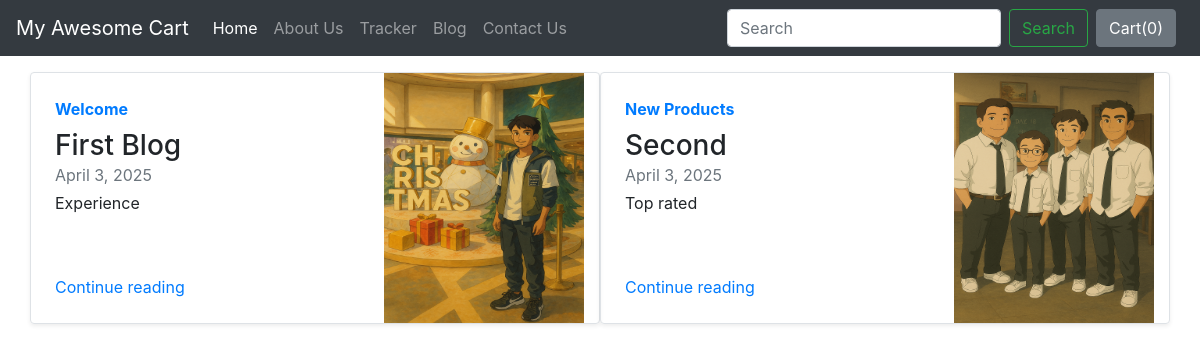
Screenshot of /blog/ with the database file from the repository.
### blog/models.py (models this page shows)
class Blogpost(models.Model):
    post_id = models.AutoField(primary_key=True)
    title = models.CharField(max_length=50)
    head0 = models.CharField(max_length=500, default="")
    chead0 = models.CharField(max_length=500, default="")
    head1 = models.CharField(max_length=500, default="")
    chead1 = models.CharField(max_length=500, default="")
    head2 = models.CharField(max_length=500, default="")
    chead2 = models.CharField(max_length=500, default="")
    pub_date = models.DateField()
    thumbnail = models.ImageField(upload_to='shop/images', default="")
    def __str__(self):
        return self.title

### blog/views.py (the view)
# urls.py: path("", views.index, name="blogHome"),
def index(request):
    myposts = Blogpost.objects.all()
    print(myposts)
    return render(request, 'blog/index.html', {'myposts': myposts})

### blog/templates/blog/index.html (shortened to what this page needs)
{% extends 'blog/basic.html' %}
{% block body %}
  <div class="container mt-3">
    <div class="row mb-2">
    {% for items in myposts %}
     <div class="col-md-6">
       <div class="row g-0 border rounded overflow-hidden flex-md-row mb-4 shadow-sm h-md-250 position-relative">
          <div class="col p-4 d-flex flex-column position-static">
          <strong class="d-inline-block mb-2 text-primary">{{items.head0}}</strong>
          <h3 class="mb-0">{{items.title}}</h3>
          <div class="mb-1 text-muted">{{items.pub_date}}</div>
          <p class="card-text mb-auto">{{items.head1}}</p>
          <a href="blogpost/{{items.post_id}}" class="stretched-link">Continue reading</a>
          </div>
          <div class="col-auto d-none d-lg-block">
          <img src="/media/{{items.thumbnail}}" class="bd-placeholder-img" width="200" height="250" aria-label="Placeholder: Thumbnail" />
          </div>
       </div>
     </div>
      {% if forloop.counter|divisibleby:2 %}
  </div><div class="row mb-2">
  {% endif %}
  {% endfor %}
  </div>
  </div>
{% endblock%}

### blog/templates/blog/basic.html (shortened to what this page needs)
<!doctype html>
<html lang="en">
  <head>
    <link rel="stylesheet" href="https://stackpath.bootstrapcdn.com/bootstrap/4.2.1/css/bootstrap.min.css">
  </head>
  <body>
    <nav class="navbar navbar-expand-lg navbar-dark bg-dark">
  <a class="navbar-brand" href="/shop">My Awesome Cart</a>
  <div class="collapse navbar-collapse" id="navbarSupportedContent">
    <ul class="navbar-nav mr-auto">
      <li class="nav-item active">
        <a class="nav-link" href="/shop">Home <span class="sr-only">(current)</span></a>
      </li>
      <li class="nav-item">
        <a class="nav-link" href="/shop/about">About Us</a>
      </li>
      <li class="nav-item">
        <a class="nav-link" href="/shop/tracker">Tracker</a>
      </li>
      <li class="nav-item">
        <a class="nav-link" href="/blog">Blog</a>
      </li>
      <li class="nav-item">
        <a class="nav-link" href="/shop/contact">Contact Us</a>
      </li>
    </ul>
    <form class="form-inline my-2 my-lg-0">
      <input class="form-control mr-sm-2" type="search" placeholder="Search" aria-label="Search">
      <button class="btn btn-outline-success my-2 my-sm-0" type="submit">Search</button>
    </form>
    <button type="button" class="btn btn-secondary mx-2" id="popcart" data-container="body" data-toggle="popover" data-placement="bottom" data-html="true" data-content="Vivamus
sagittis lacus vel augue laoreet rutrum faucibus.">
  Cart(<span id="cart">0</span>)
</button>
  </div>
</nav>
  {% block body %} {% endblock %}
  </body>
</html>

### rows the page displays
Blogpost: head0 "Welcome", title "First Blog", pub_date "April 3, 2025", head1 "Experience", thumbnail (picture)
Blogpost: head0 "New Products", title "Second", pub_date "April 3, 2025", head1 "Top rated", thumbnail (picture)
